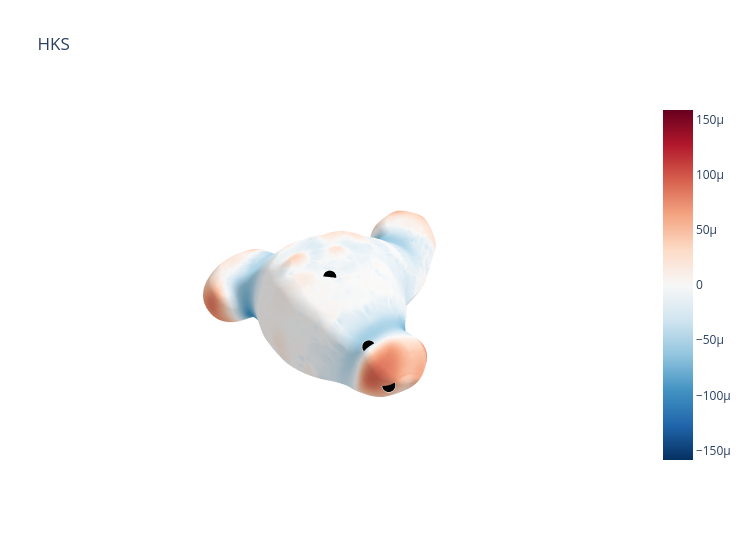

The notebook cell saved with this chart:
### Code cell
indices = [15750, 9350, 5200]   # villus

# indices = [9350]   # neck
# indices = [5200]   # crypt

arr = np.asarray(hks[:,0]-np.mean(hks[:,0]))
vmax = np.nanmax(np.abs(arr)) - 0.005

fig = go.Figure()

fig.add_trace(
    go.Mesh3d(
        x=mesh.v[:,0], y=mesh.v[:,1], z=mesh.v[:,2],
        i=mesh.f[:,0], j=mesh.f[:,1], k=mesh.f[:,2],
        intensity=hks[:,0]-np.mean(hks[:,0]),
        colorscale='RdBu_r',
        cmin=-vmax,
        cmax=+vmax,
        cmid=0,
    )
)


fig.add_trace(
    go.Scatter3d(
        x=mesh.v[indices,0],
        y=mesh.v[indices,1],
        z=mesh.v[indices,2],
        mode="markers",
        marker=dict(
            size=8,
            color='black',
            line=dict(color='white', width=2)
        ),
        showlegend=False
    )
)

fig.update_layout(
    scene = dict(
        xaxis=dict(visible=False),
        yaxis=dict(visible=False),
        zaxis=dict(visible=False),
        bgcolor='rgba(0,0,0,0)',   # optional, makes background transparent
    )
)



fig.update_layout(height=550, width=750, title='HKS')
fig.show()

# fig.write_image("single_organoid_HKS_highlights.svg")

### Figure 1 — Plotly figure (JSON) as saved in the notebook; plotly's stock layout.template omitted (floating-point values rounded to 4 significant figures; data arrays with more than 128 entries replaced by an {"elided": "..."} marker saying what was removed)
{"data": [{"cmax": -0.004841, "cmid": 0, "cmin": 0.004841, "colorscale": [[0, "rgb(5,48,97)"], [0.1, "rgb(33,102,172)"], [0.2, "rgb(67,147,195)"], [0.3, "rgb(146,197,222)"], [0.4, "rgb(209,229,240)"], [0.5, "rgb(247,247,247)"], [0.6, "rgb(253,219,199)"], [0.7, "rgb(244,165,130)"], [0.8, "rgb(214,96,77)"], [0.9, "rgb(178,24,43)"], [1, "rgb(103,0,31)"]], "i": {"elided": "35998 int values"}, "intensity": {"elided": "18001 float values"}, "j": {"elided": "35998 int values"}, "k": {"elided": "35998 int values"}, "type": "mesh3d", "x": {"elided": "18001 float values"}, "y": {"elided": "18001 float values"}, "z": {"elided": "18001 float values"}}, {"marker": {"color": "black", "line": {"color": "white", "width": 2}, "size": 8}, "mode": "markers", "showlegend": false, "type": "scatter3d", "x": [28.65, 36.36, 40.38], "y": [22.49, 60.02, 77.99], "z": [35.32, 13.62, 1.982]}], "layout": {"height": 550, "scene": {"bgcolor": "rgba(0,0,0,0)", "xaxis": {"visible": false}, "yaxis": {"visible": false}, "zaxis": {"visible": false}}, "title": {"text": "HKS"}, "width": 750}}
